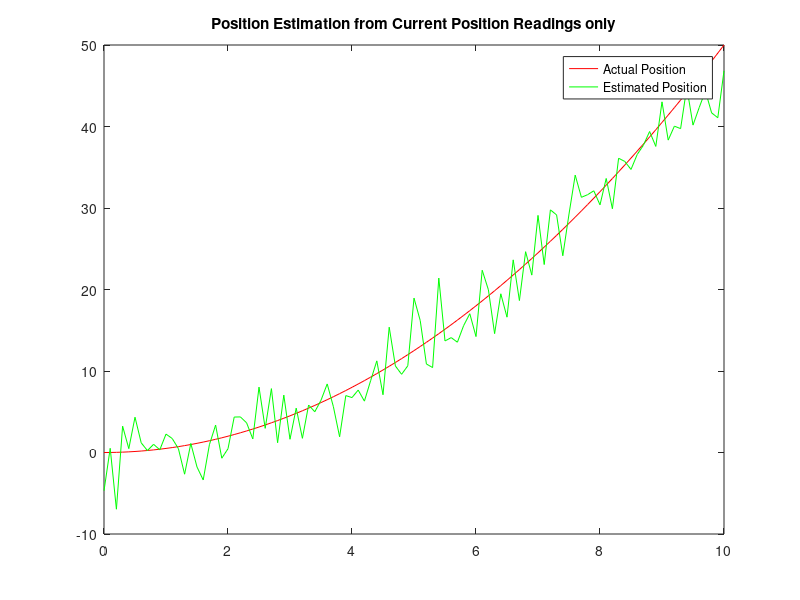
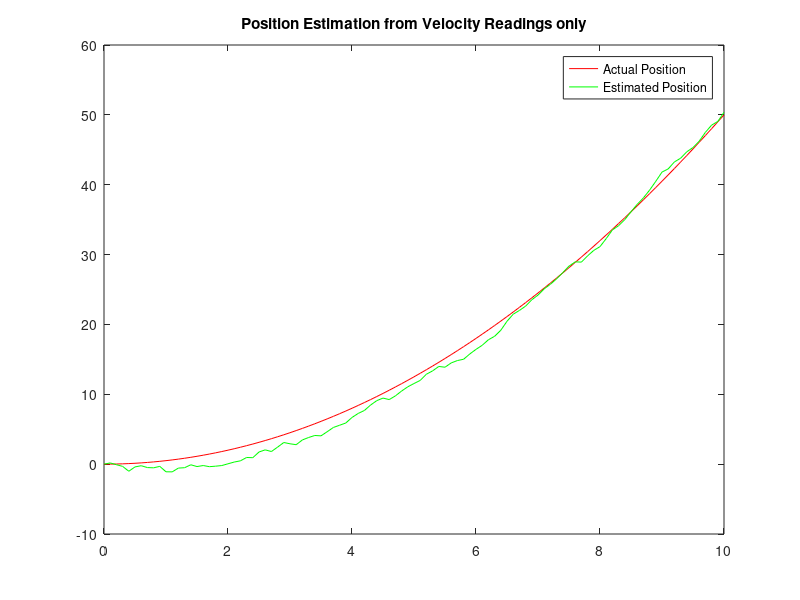
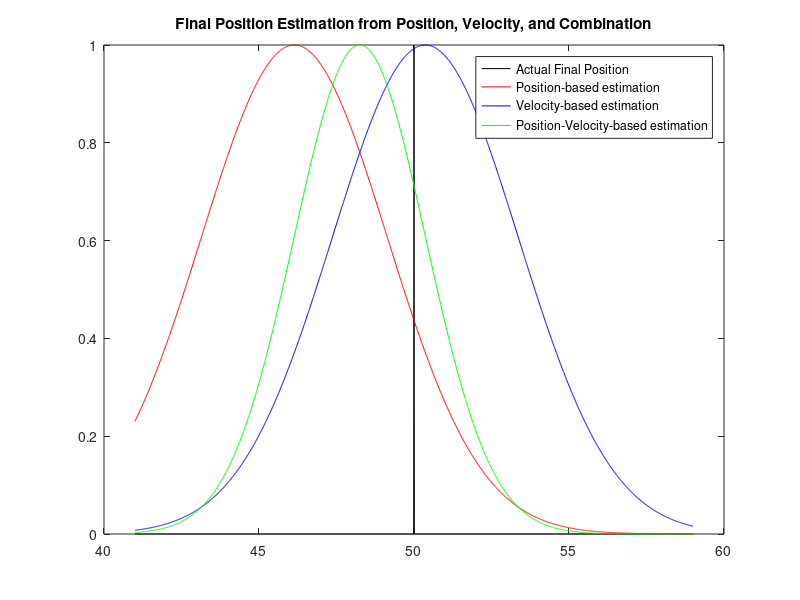

Write the MATLAB code that produced these figures, in order.
%%  Created by Brock Brown
%   other header stuff here

%% choose which case here
which = [1,2,4]
if any(which == 0)
    disp("which = 0:  no case run.");
end
close all
%%  initial variables set
dt = .1;
duration = 10;
t = 0:dt:duration;
sz_t = size(t);
sz_t = sz_t(2);
p_init = 0;
v_init = 0;
a_init = 1;
pAct = a_init/2*t.^2 + v_init*t + p_init;
vAct = a_init*t + v_init;
pstd = 3;
vstd = 3;
astd = 3;


%%  using position information only
if any(which == 1)
    pEst = pAct + pstd*randn(size(t));
    figure('Name','Position Only');
    plot(t,pAct,'r');
    hold on;
    plot(t,pEst,'g');
    title('Position Estimation from Current Position Readings only');
    legend('Actual Position', 'Estimated Position');
    saveas(gcf,'p.png');
end



%%  using velocity information only
if any(which == 2) || any(which == 4)
    vEst = zeros(size(t));
    pvEst = zeros(size(t));
    for i = 1:sz_t
        vEst(i) = vAct(i) + vstd*randn();
        if i>1
            pvEst(i) = pvEst(i-1) + vEst(i-1)*dt;
        else
            pvEst(i) = 0;
        end
    end
    if any(which == 2)
        figure('Name','Velocity Only');
        plot(t,pAct,'r');
        hold on;
        title('Position Estimation from Velocity Readings only');
        plot(t,pvEst,'g');
        legend('Actual Position', 'Estimated Position');
        saveas(gcf,'v.png');
    end
end



%%  using acceleration information only
if any(which == 3) || any(which == 5)
    aEst = zeros(size(t));
    paEst = zeros(size(t));
    vaEst = zeros(size(t));
    for i = 1:sz_t
        aEst(i) = a_init + astd*randn();
        if i>1
            vaEst(i) = vaEst(i-1) + aEst(i-1)*dt;
            paEst(i) = paEst(i-1) + vaEst(i-1)*dt;
        else
            paEst(i) = 0;
        end
    end
    if any(which == 3)
        figure('Name','Acceleration Only');
        plot(t,pAct,'r');
        hold on;
        title('Position Estimation from Acceleration Readings only');
        plot(t,paEst,'g');
        legend('Actual Position', 'Estimated Position');
        saveas(gcf,'a.png');
    end
end



%% using position and velocity, show norm of predict
if any(which == 4)
    pEst = pAct + pstd*randn(size(t));
    fAct = pAct(sz_t);
    fMeas = fAct + pstd*randn();
    x = fAct-9:.01:fAct+9;
    
    fpvMeas = pvEst(sz_t);
    
    
    % getting distributions
    fActPdf     = normpdf(x,fAct,0.001);
    fMeasPdf    = normpdf(x,fMeas,pstd);
    fpvMeasPdf  = normpdf(x,fpvMeas,vstd);
    fpvEstPdf   = fMeasPdf.*fpvMeasPdf; % *This needs work!!
    
    %scaling distributions
    fActPdf     = fActPdf/max(fActPdf);
    fMeasPdf = fMeasPdf/max(fMeasPdf);
    fpvMeasPdf = fpvMeasPdf/max(fpvMeasPdf);
    fpvEstPdf = fpvEstPdf/max(fpvEstPdf);
    
    %graphing distributions
    
    figure('Name','Acceleration Only');
    plot(x,fActPdf,'k');
    hold on;
    plot(x,fMeasPdf,'r');
    hold on;
    plot(x,fpvMeasPdf,'b');
    hold on;
    plot(x,fpvEstPdf,'g');
    title('Final Position Estimation from Position, Velocity, and Combination');
    legend('Actual Final Position', 'Position-based estimation', 'Velocity-based estimation', 'Position-Velocity-based estimation');
    saveas(gcf,'pv.png');
    
    disp("Not done yet. Sorry!");
end


%% using position and acceleration



%% using velocity and acceleration



%% using position, velocity, and acceleration
if any(which == 7)
    disp("Not done yet. Sorry");
end

